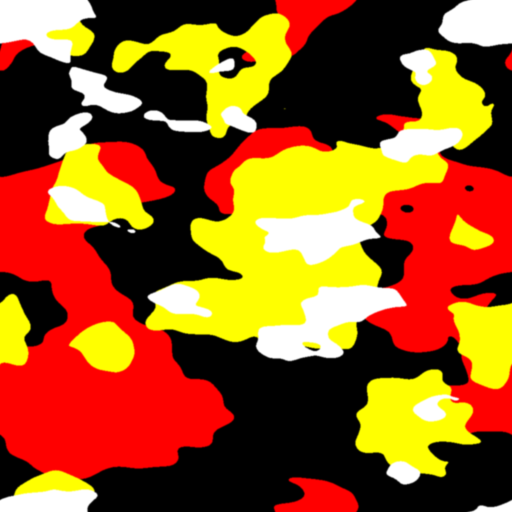
#> input picture assets/Images/Camo/woodland.png, 512 x 512 px, found by its file name
$ python camo_masks.py
#> lines starting #> are read from the running program, lines starting #| are printed output that depends on the picture; after the words box and inside, x2 and y2 are one past the last pixel; in counts of white or black regions, pixels touching at a corner belong together
"""The camouflage masks the 3D tanks are painted with (Toon, camo_tex).

Each pattern comes from the jeep game's (jackal_port/ratel,
tools/camo_patterns.py: resources/3d/camo/patterns/<id>.png): one channel,
1024 px, tileable, its pixel the layer it is in - 0 the ground, 1, 2, 3 each
over the last - as 0, 85, 170, 255. Here it becomes an RGB mask, a layer a
channel - R is layer 1 and up, G layer 2 and up, B layer 3 - its edges
smoothed a little and the tile brought down to SIZE, so that the shader blends
its four colours by the masks with the texture's own filter, crisp at any
zoom, and no texture is made per colour. Written to assets/Images/Camo/.

The amoeba is left out: it is cut from a bought pack (Resource Boy,
"Camouflage Patterns") whose files may not be passed on apart from the game
they are in.

    py -3 godot/tools/camo_masks.py <ratel's resources/3d/camo/patterns>
"""
import os
import sys

import numpy as np
from PIL import Image, ImageFilter

PATTERNS = ["woodland", "digital", "splinter", "dazzle", "twotone"]
SIZE = 512
OUT = os.path.join(os.path.dirname(__file__), "..", "..", "assets", "Images", "Camo")


def mask(path: str) -> Image.Image:
    v = np.asarray(Image.open(path).convert("L"), dtype=np.int32)
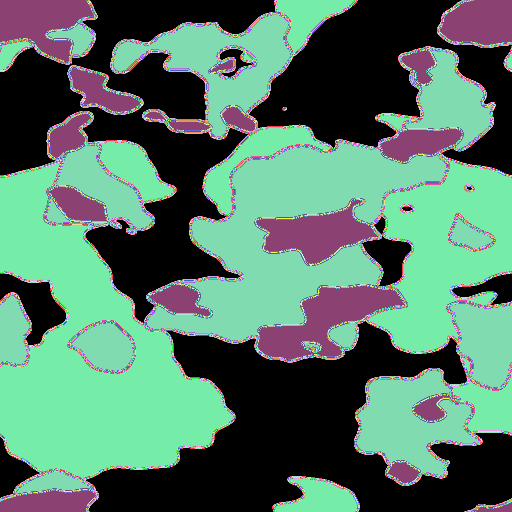
#> v: shape (512, 512) int32; 256 distinct labels, from 0 to 255; one colour per label, 0 black
    layer = (v + 42) // 85  # 0..3, the nearest of the four greys
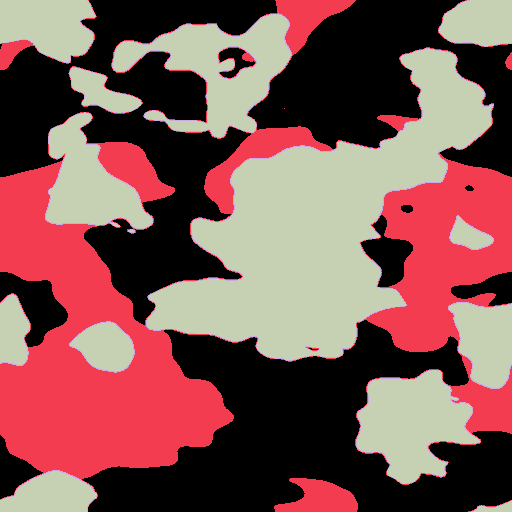
#> layer: shape (512, 512) int32; 4 distinct labels, from 0 to 3; one colour per label, 0 black
    channels = []
    for k in (1, 2, 3):
        m = Image.fromarray(((layer >= k) * 255).astype(np.uint8))
        # Down to SIZE with a box filter: the edge comes out as the share of
        # the cell it covers, which is the antialiasing; a touch of blur on top
        # so that the mipmaps' first steps keep it round, wrapped by tiling
        # the tile three by three first, so the seam is no seam.
        big = Image.new("L", (m.width * 3, m.height * 3))
        for i in range(3):
            for j in range(3):
                big.paste(m, (i * m.width, j * m.height))
        big = big.filter(ImageFilter.GaussianBlur(1.2))
        big = big.crop((m.width, m.height, m.width * 2, m.height * 2))
        channels.append(big.resize((SIZE, SIZE), Image.BOX))
#> this loop made 3 passes
#> pass 1, in mask, `m = Image.fromarray(((layer >= k) * 255).astype(np.uint8))`:
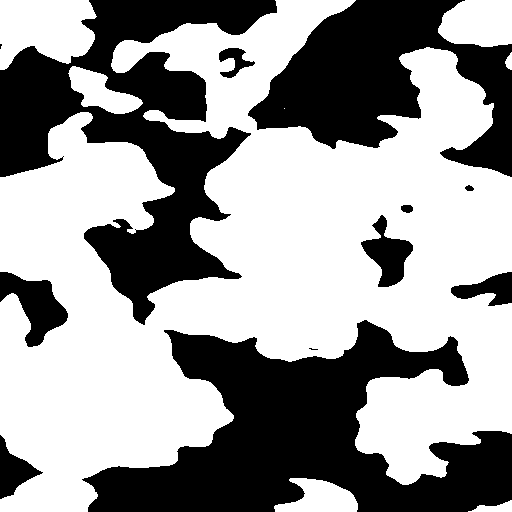
#> m: PIL image 512x512 L; 59.7% white; 12 black regions (2 under 20 px), largest, box (x1, y1, x2, y2) and area: (82, 320, 512, 512) 41375, (0, 0, 277, 325) 33949, (248, 0, 512, 177) 23178
#> pass 1, in mask, `big = big.filter(ImageFilter.GaussianBlur(1.2))`:
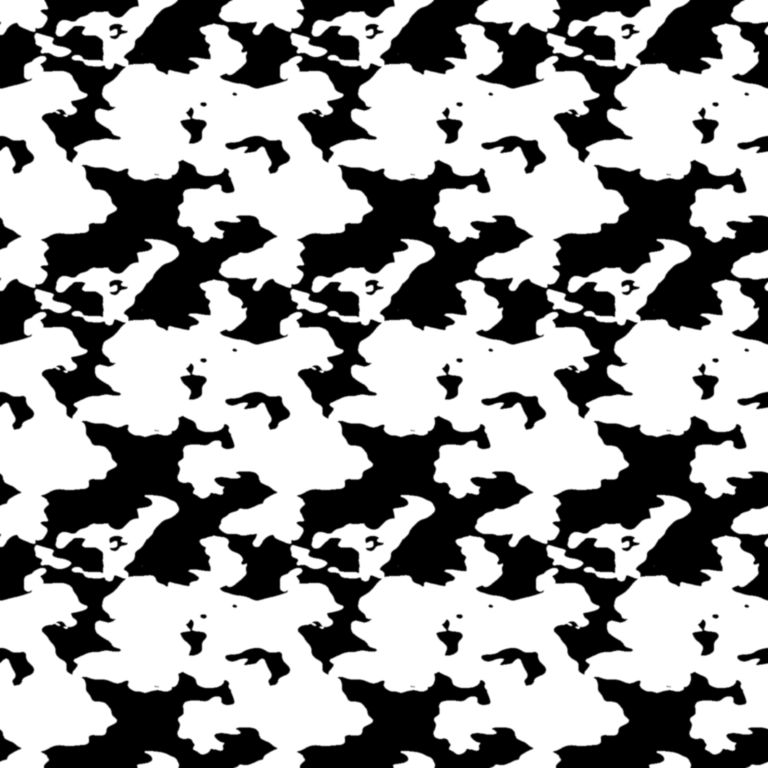
#> big: PIL image 1536x1536 L (shown at 1/2 size); min 0, max 255, mean 152.2
#> after the loop:
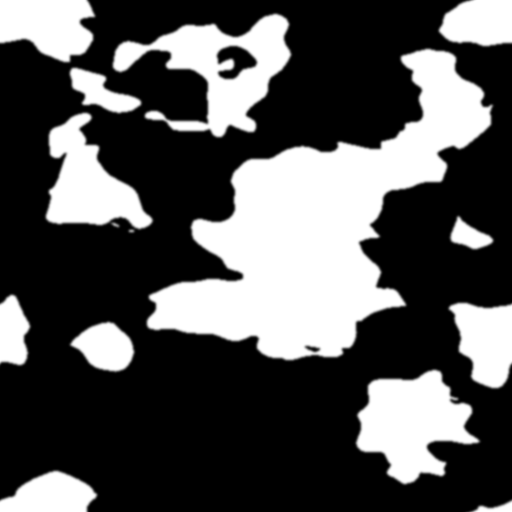
#> big: PIL image 512x512 L; min 0, max 255, mean 83.9
#> after the loop:
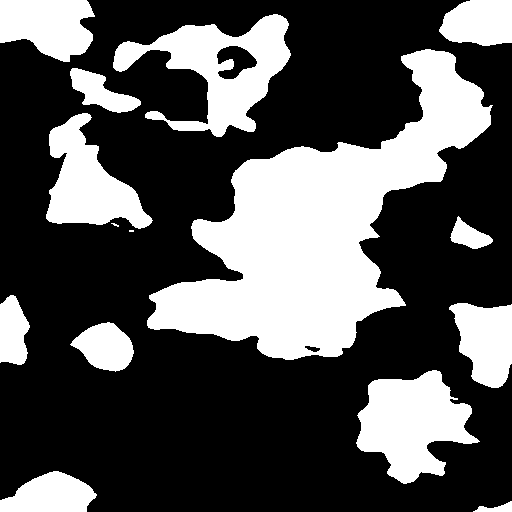
#> m: PIL image 512x512 L; 32.9% white; 15 white regions (2 under 20 px), largest, box (x1, y1, x2, y2) and area: (147, 49, 493, 360) 42437, (113, 14, 291, 137) 9112, (356, 370, 480, 484) 8378
#> after the loop, channels = 3 items
    return Image.merge("RGB", channels)
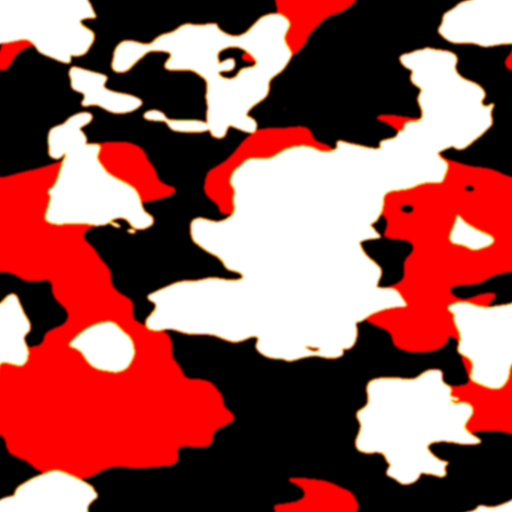
#> returned value: PIL image 512x512 RGB; mean R, G, B 152.2, 87.9, 83.9


def main() -> None:
    src = sys.argv[1] if len(sys.argv) > 1 else os.path.join(
        "D:/Projects/Godot/jackal_port/ratel/resources/3d/camo/patterns")
    os.makedirs(OUT, exist_ok=True)
    for p in PATTERNS:
        out = os.path.join(OUT, p + ".png")
        mask(os.path.join(src, p + ".png")).save(out, optimize=True)
        print(out, os.path.getsize(out) // 1024, "KB")
#> pass 2 of the loop in main, `for p in PATTERNS:`:
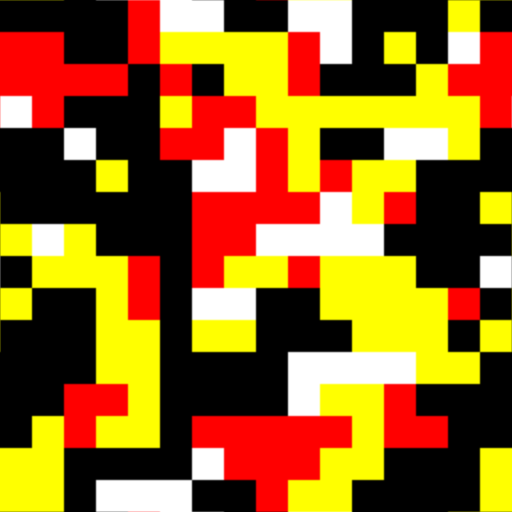
#> input picture assets/Images/Camo/digital.png, 512 x 512 px, found by its file name
#> v: shape (512, 512) int32; 139 distinct labels, from 0 to 255
#> in mask (call 2), `layer = (v + 42) // 85`:
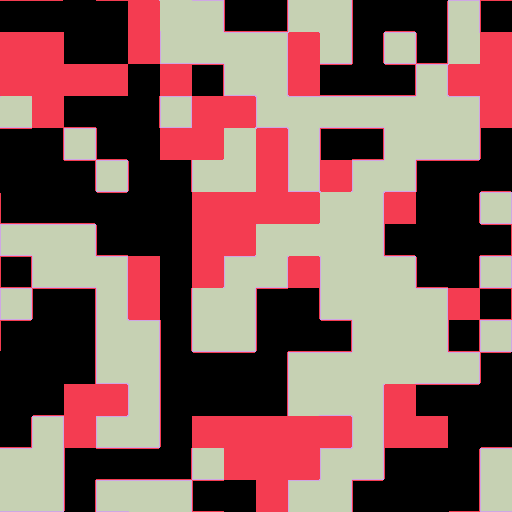
#> layer: shape (512, 512) int32; 4 distinct labels, from 0 to 3; one colour per label, 0 black
#> in mask (call 2), `return Image.merge("RGB", channels)`:
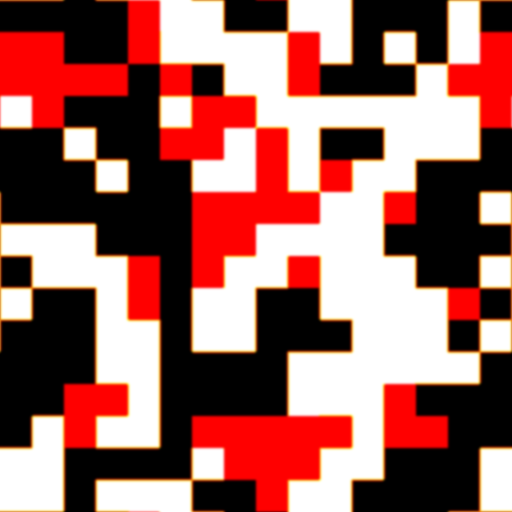
#> returned value: PIL image 512x512 RGB; mean R, G, B 154.2, 100.6, 95.5
#> pass 3 of the loop in main, `for p in PATTERNS:`:
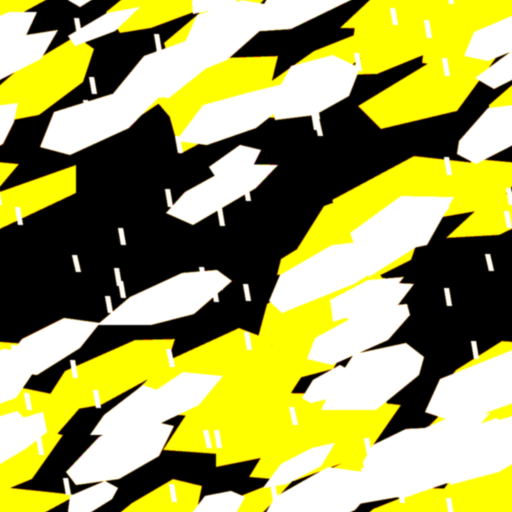
#> input picture assets/Images/Camo/splinter.png, 512 x 512 px, found by its file name
#> v: shape (512, 512) int32; 256 distinct labels, from 0 to 255
#> in mask (call 3), `layer = (v + 42) // 85`:
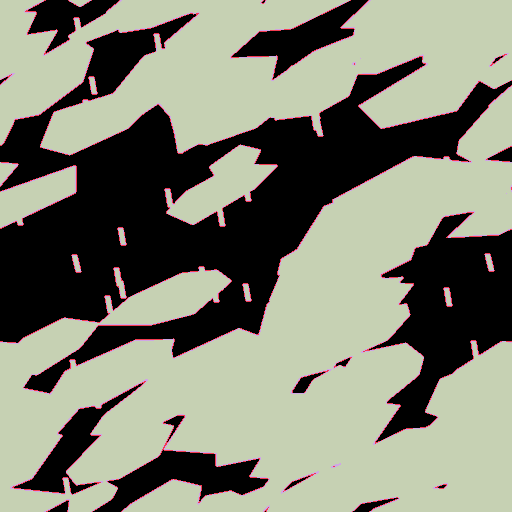
#> layer: shape (512, 512) int32; 4 distinct labels, from 0 to 3; one colour per label, 0 black
#> in mask (call 3), `return Image.merge("RGB", channels)`:
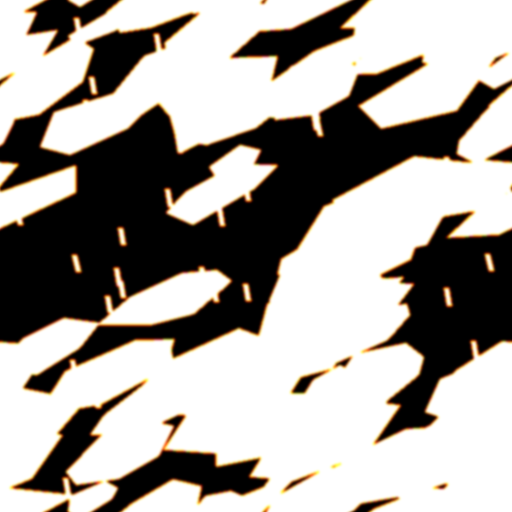
#> returned value: PIL image 512x512 RGB; mean R, G, B 164, 159.5, 154.6
#> the loop made 5 passes; the first 3 are shown


if __name__ == "__main__":
    main()
